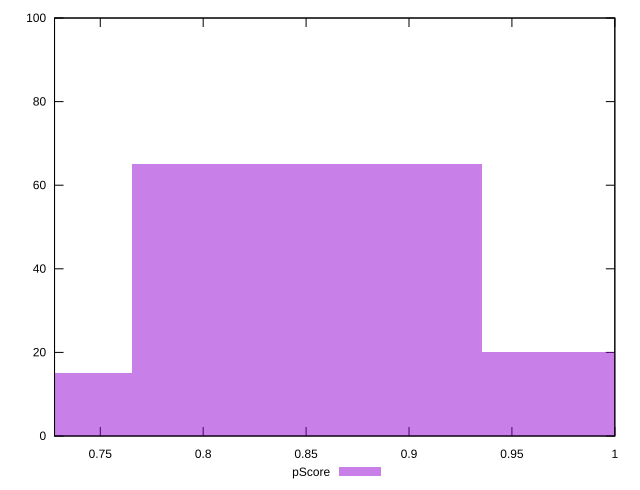

gnuplot code for this plot:
reset

$pScore <<EOF
0.6802222039058263 15
0.8502777548822829 65
1.0203333058587396 20
EOF

set key outside below
set boxwidth 0.17005555097645658
set xrange [0.7277777777777777:1]
set yrange [0:100]
set trange [0:100]
set style fill transparent solid 0.5 noborder
set terminal svg size 640, 490 enhanced background rgb 'white'
set output "report_00019_2021-02-10T18-14-37.922Z//uses-http2/samples/pages/pScore/histogram.svg"

plot $pScore title "pScore" with boxes

reset
